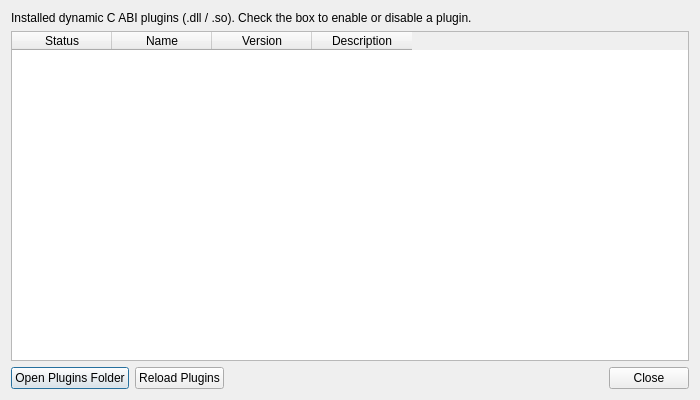
<?xml version="1.0" encoding="UTF-8"?>
<ui version="4.0">
 <class>PluginDialog</class>
 <widget class="QDialog" name="PluginDialog">
  <property name="geometry">
   <rect>
    <x>0</x>
    <y>0</y>
    <width>700</width>
    <height>400</height>
   </rect>
  </property>
  <property name="windowTitle">
   <string>Plugins</string>
  </property>
  <layout class="QVBoxLayout" name="verticalLayout">
   <item>
    <widget class="QLabel" name="labelDescription">
     <property name="text">
      <string>Installed dynamic C ABI plugins (.dll / .so). Check the box to enable or disable a plugin.</string>
     </property>
     <property name="wordWrap">
      <bool>true</bool>
     </property>
    </widget>
   </item>
   <item>
    <widget class="QTableWidget" name="tablePlugins">
     <property name="editTriggers">
      <set>QAbstractItemView::NoEditTriggers</set>
     </property>
     <property name="selectionBehavior">
      <enum>QAbstractItemView::SelectRows</enum>
     </property>
     <property name="selectionMode">
      <enum>QAbstractItemView::SingleSelection</enum>
     </property>
     <property name="showGrid">
      <bool>true</bool>
     </property>
     <property name="sortingEnabled">
      <bool>false</bool>
     </property>
     <column>
      <property name="text">
       <string>Status</string>
      </property>
     </column>
     <column>
      <property name="text">
       <string>Name</string>
      </property>
     </column>
     <column>
      <property name="text">
       <string>Version</string>
      </property>
     </column>
     <column>
      <property name="text">
       <string>Description</string>
      </property>
     </column>
    </widget>
   </item>
   <item>
    <layout class="QHBoxLayout" name="horizontalLayout">
     <item>
      <widget class="QPushButton" name="buttonOpenFolder">
       <property name="text">
        <string>Open Plugins Folder</string>
       </property>
      </widget>
     </item>
     <item>
      <widget class="QPushButton" name="buttonReload">
       <property name="text">
        <string>Reload Plugins</string>
       </property>
      </widget>
     </item>
     <item>
      <spacer name="horizontalSpacer">
       <property name="orientation">
        <enum>Qt::Horizontal</enum>
       </property>
       <property name="sizeHint" stdset="0">
        <size>
         <width>40</width>
         <height>20</height>
        </size>
       </property>
      </spacer>
     </item>
     <item>
      <widget class="QDialogButtonBox" name="buttonBox">
       <property name="standardButtons">
        <set>QDialogButtonBox::Close</set>
       </property>
      </widget>
     </item>
    </layout>
   </item>
  </layout>
 </widget>
 <resources/>
 <connections>
  <connection>
   <sender>buttonBox</sender>
   <signal>rejected()</signal>
   <receiver>PluginDialog</receiver>
   <slot>reject()</slot>
   <hints>
    <hint type="sourcelabel">
     <x>650</x>
     <y>375</y>
    </hint>
    <hint type="destinationlabel">
     <x>350</x>
     <y>200</y>
    </hint>
   </hints>
  </connection>
 </connections>
</ui>
